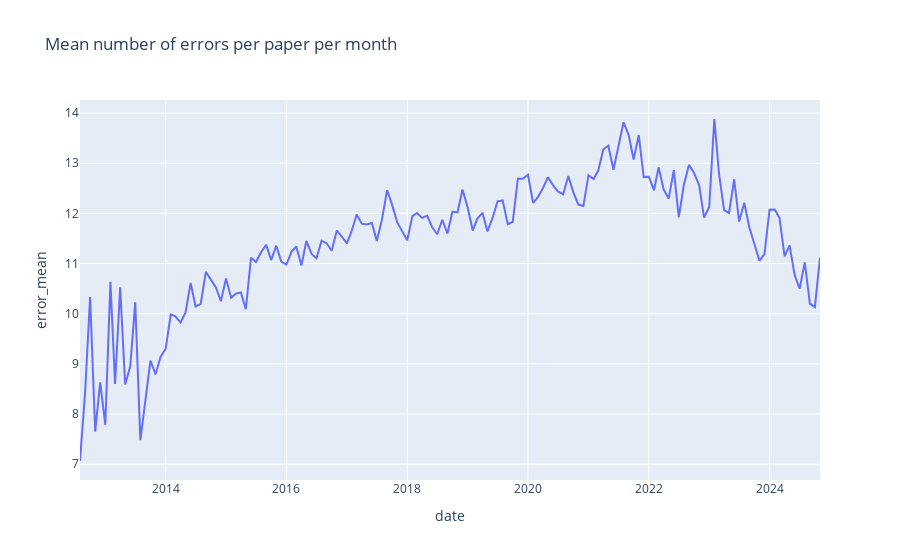
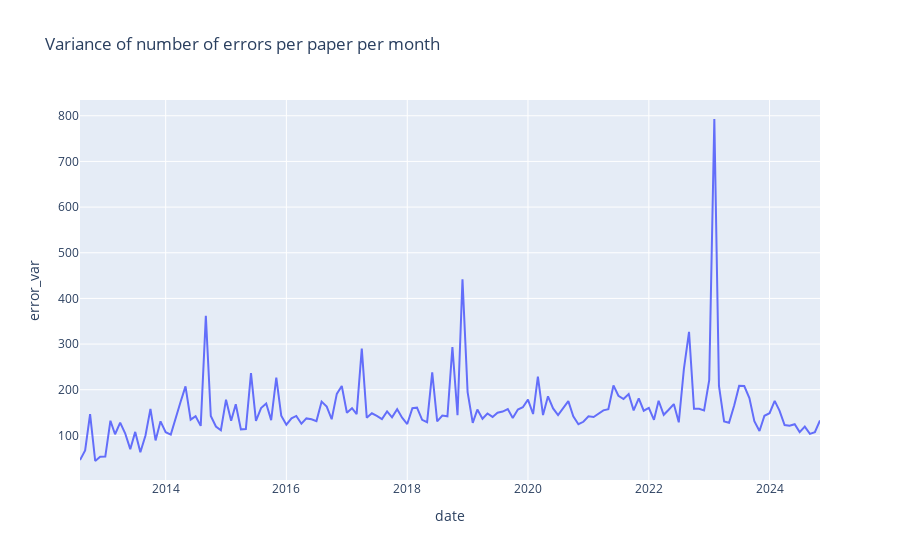

Notebook cell for these charts, in order:
### Code cell
df = pd.read_csv("reddit/reddit_errors.csv")
# group the papers based on year and month and compute both the mean and the variance for num_errors
agg_df = (
    df.groupby(["year", "month"]).agg({"num_errors": ["mean", "var"]}).reset_index()
)
# make the columns just year, month, error_mean, error_var
agg_df.columns = ["year", "month", "error_mean", "error_var"]
agg_df.dropna(inplace=True)
agg_df.set_index(["year", "month"], inplace=True)
agg_df.sort_index(inplace=True)
# make a date column using the year and month columns
agg_df["date"] = pd.to_datetime(
    agg_df.index.to_flat_index().map(lambda x: f"{x[0]}-{x[1]}")
)
# draw the plot, one for the mean and one for the variance using plotly
fig = px.line(
    agg_df, x="date", y="error_mean", title="Mean number of errors per paper per month"
)
fig.show()

fig = px.line(
    agg_df,
    x="date",
    y="error_var",
    title="Variance of number of errors per paper per month",
)
fig.show()

### Figure 1 — Plotly figure (JSON) as saved in the notebook; plotly's stock layout.template omitted (floating-point values rounded to 4 significant figures; data arrays with more than 128 entries replaced by an {"elided": "..."} marker saying what was removed)
{"data": [{"hovertemplate": "date=%{x}<br>error_mean=%{y}<extra></extra>", "legendgroup": "", "line": {"color": "#636efa", "dash": "solid"}, "marker": {"symbol": "circle"}, "mode": "lines", "name": "", "orientation": "v", "showlegend": false, "type": "scatter", "x": {"elided": "148 str values"}, "xaxis": "x", "y": {"elided": "148 float values"}, "yaxis": "y"}], "layout": {"legend": {"tracegroupgap": 0}, "title": {"text": "Mean number of errors per paper per month"}, "xaxis": {"anchor": "y", "domain": [0, 1], "title": {"text": "date"}}, "yaxis": {"anchor": "x", "domain": [0, 1], "title": {"text": "error_mean"}}}}

### Figure 2 — Plotly figure (JSON) as saved in the notebook; plotly's stock layout.template omitted (floating-point values rounded to 4 significant figures; data arrays with more than 128 entries replaced by an {"elided": "..."} marker saying what was removed)
{"data": [{"hovertemplate": "date=%{x}<br>error_var=%{y}<extra></extra>", "legendgroup": "", "line": {"color": "#636efa", "dash": "solid"}, "marker": {"symbol": "circle"}, "mode": "lines", "name": "", "orientation": "v", "showlegend": false, "type": "scatter", "x": {"elided": "148 str values"}, "xaxis": "x", "y": {"elided": "148 float values"}, "yaxis": "y"}], "layout": {"legend": {"tracegroupgap": 0}, "title": {"text": "Variance of number of errors per paper per month"}, "xaxis": {"anchor": "y", "domain": [0, 1], "title": {"text": "date"}}, "yaxis": {"anchor": "x", "domain": [0, 1], "title": {"text": "error_var"}}}}
